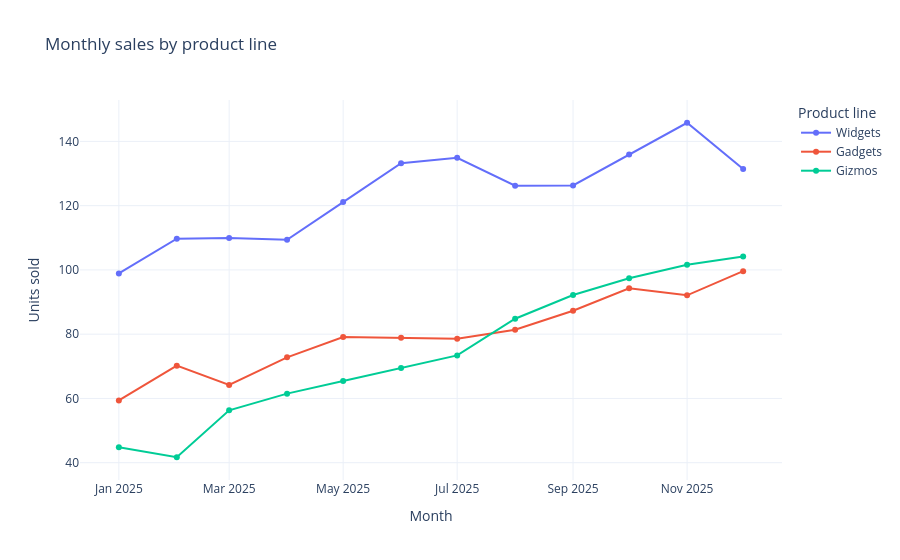

Write notebook code for a chart like this one.
### Markdown cell above
### Example 1 — Plotly Express: one call, a full interactive figure

`px.line` maps `month → x`, `sales → y`, and `line → color` straight from column names, returning
a fully-styled, hoverable, legend-toggleable `go.Figure`. We then keep customizing it with
`update_layout` — proving that an Express figure is just a Graph Objects figure underneath.

### Code cell
fig = px.line(
    sales_df, x="month", y="sales", color="line", markers=True,
    title="Monthly sales by product line",
    labels={"sales": "Units sold", "month": "Month"},
)
fig.update_layout(legend_title_text="Product line", hovermode="x unified")

# A px figure IS a go.Figure: inspect the JSON spec it built.
print("type     :", type(fig).__name__)
print("n traces :", len(fig.data))
print("trace[0] :", fig.data[0].type, "->", fig.data[0].name)
fig  # in JupyterLab this renders the interactive chart

### Figure 1 — Plotly figure (JSON) as saved in the notebook; plotly's stock layout.template omitted (floating-point values rounded to 4 significant figures)
{"data": [{"hovertemplate": "line=Widgets<br>Month=%{x}<br>Units sold=%{y}<extra></extra>", "legendgroup": "Widgets", "line": {"color": "#636efa", "dash": "solid"}, "marker": {"symbol": "circle"}, "mode": "lines+markers", "name": "Widgets", "orientation": "v", "showlegend": true, "type": "scatter", "x": ["2025-01-01T00:00:00", "2025-02-01T00:00:00", "2025-03-01T00:00:00", "2025-04-01T00:00:00", "2025-05-01T00:00:00", "2025-06-01T00:00:00", "2025-07-01T00:00:00", "2025-08-01T00:00:00", "2025-09-01T00:00:00", "2025-10-01T00:00:00", "2025-11-01T00:00:00", "2025-12-01T00:00:00"], "xaxis": "x", "y": [98.9, 109.7, 109.9, 109.4, 121.1, 133.2, 134.9, 126.2, 126.3, 135.9, 145.8, 131.4], "yaxis": "y"}, {"hovertemplate": "line=Gadgets<br>Month=%{x}<br>Units sold=%{y}<extra></extra>", "legendgroup": "Gadgets", "line": {"color": "#EF553B", "dash": "solid"}, "marker": {"symbol": "circle"}, "mode": "lines+markers", "name": "Gadgets", "orientation": "v", "showlegend": true, "type": "scatter", "x": ["2025-01-01T00:00:00", "2025-02-01T00:00:00", "2025-03-01T00:00:00", "2025-04-01T00:00:00", "2025-05-01T00:00:00", "2025-06-01T00:00:00", "2025-07-01T00:00:00", "2025-08-01T00:00:00", "2025-09-01T00:00:00", "2025-10-01T00:00:00", "2025-11-01T00:00:00", "2025-12-01T00:00:00"], "xaxis": "x", "y": [59.4, 70.2, 64.2, 72.8, 79.1, 78.9, 78.6, 81.4, 87.3, 94.3, 92.1, 99.6], "yaxis": "y"}, {"hovertemplate": "line=Gizmos<br>Month=%{x}<br>Units sold=%{y}<extra></extra>", "legendgroup": "Gizmos", "line": {"color": "#00cc96", "dash": "solid"}, "marker": {"symbol": "circle"}, "mode": "lines+markers", "name": "Gizmos", "orientation": "v", "showlegend": true, "type": "scatter", "x": ["2025-01-01T00:00:00", "2025-02-01T00:00:00", "2025-03-01T00:00:00", "2025-04-01T00:00:00", "2025-05-01T00:00:00", "2025-06-01T00:00:00", "2025-07-01T00:00:00", "2025-08-01T00:00:00", "2025-09-01T00:00:00", "2025-10-01T00:00:00", "2025-11-01T00:00:00", "2025-12-01T00:00:00"], "xaxis": "x", "y": [44.8, 41.7, 56.3, 61.5, 65.4, 69.5, 73.4, 84.8, 92.2, 97.4, 101.6, 104.2], "yaxis": "y"}], "layout": {"hovermode": "x unified", "legend": {"title": {"text": "Product line"}, "tracegroupgap": 0}, "title": {"text": "Monthly sales by product line"}, "xaxis": {"anchor": "y", "domain": [0.0, 1.0], "title": {"text": "Month"}}, "yaxis": {"anchor": "x", "domain": [0.0, 1.0], "title": {"text": "Units sold"}}}}
